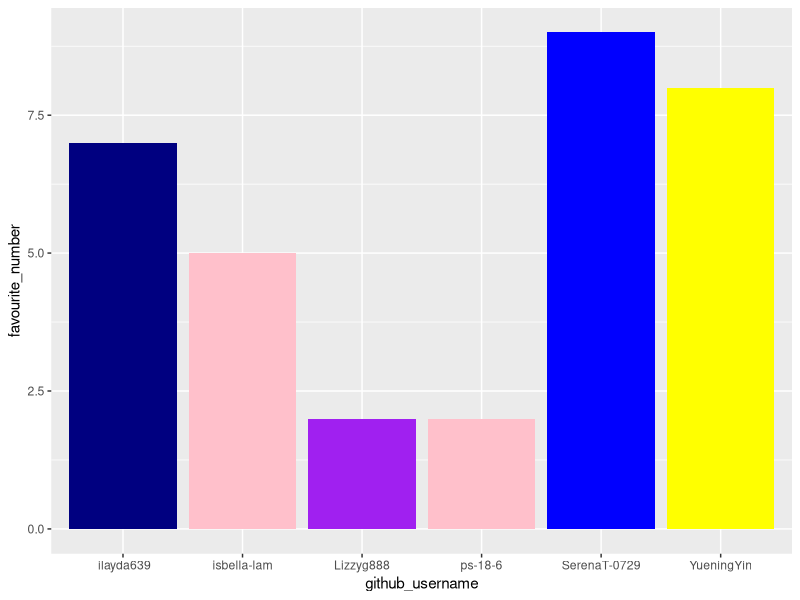

This chart was generated by the following R code:
## ---- chunk 1
library(tidyverse) 
## ---- chunk 2
team_data <- tibble(
  name = c("Serena", "Lizzy", "Pari", 
           "Ilayda", "Bella","Joyce"),
  github_username = c("SerenaT-0729", "Lizzyg888", "ps-18-6", 
                      " ilayda639","isbella-lam","YueningYin"), 
  colour = c("blue","purple", "pink", 
             "navy","pink","yellow"),
  hobby = c("watching tv", "gaming",
            "drawing", "reading","piano","dancing"),
  favourite_number = c(9,2,2,7,5,8)
  )

team_data
## ---- chunk 3
p1 <- ggplot(data = team_data, 
             mapping = aes(x = github_username, 
                           y = favourite_number,
                           fill = colour), 
             ) +
   geom_col() +
   scale_fill_identity()
p1
